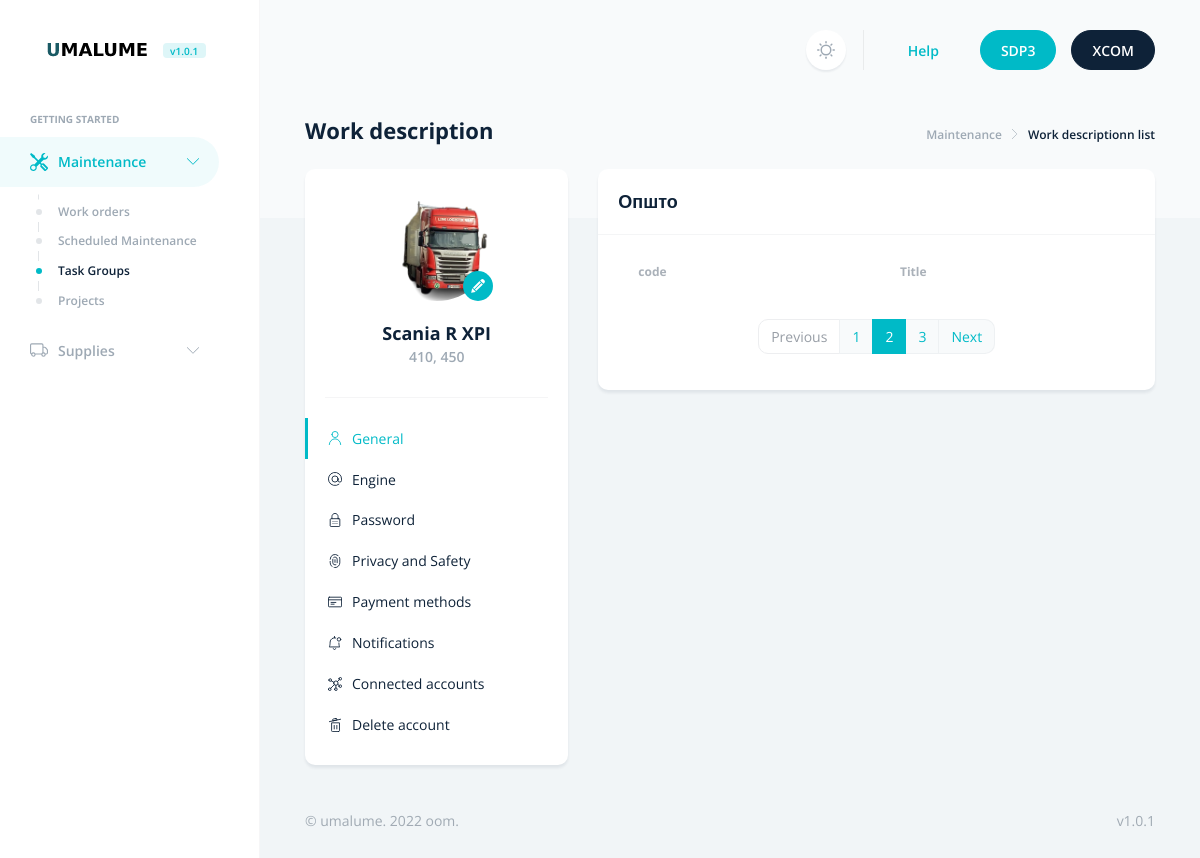
Before: /maint/works/ with the older database file.
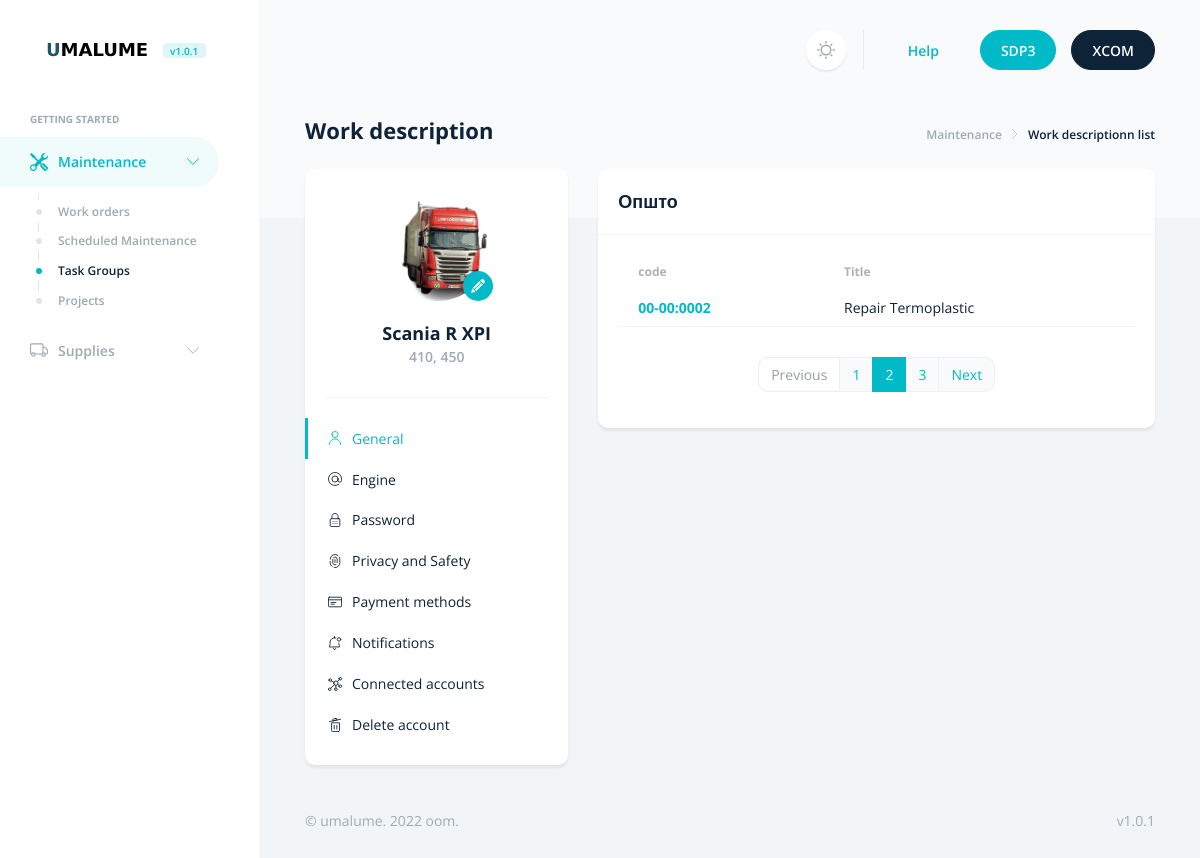
After: the same page with the newer database file.
### maint/models.py (models this page shows, shortened)
class Work(models.Model):
    class Status(models.TextChoices):
        DRAFT = 'DF', _('Draft')
        PUBLISHED = 'PB', _('Published')
    title = models.CharField(max_length=256)
    slug = models.SlugField(max_length=256, unique=True)
    author = models.ForeignKey(User, on_delete=models.CASCADE, related_name='maint_work') #  specify the name of the reverse relationship, from User to Work.
    code = models.CharField(max_length=101, default='XX-XX:XXXX', unique=True)
    content = models.TextField()
    publish = models.DateTimeField(default=timezone.now) # returns the current datetime in a timezone-aware format
    created = models.DateTimeField(auto_now_add=True) #  the date will be saved automatically when creating an object
    updated = models.DateTimeField(auto_now=True) # the date will be updated automatically when saving an object.
    status = models.CharField(max_length=2, choices=Status.choices, default=Status.DRAFT)
    objects = models.Manager() # The default manager.
    published = PublishedManager() # Our custom manager.
    class Meta:
        ordering = ['code']
        indexes = [
            models.Index(fields=['code']), # Creates an index (B-Tree) in the database. This will improve performance for queries filtering or ordering results by this field.
        ]
    def get_absolute_url(self):
        return reverse('maint:work-detail', args=[self.slug])

### maint/views.py (the view)
# urls.py: path('works/', views.work_list, name='work-list'),
def work_list(request):
    work_list = Work.published.all() # lista na site kompletirani opisi na rabota
    paginator = Paginator(work_list, 10) # broj na opisi na rabota po strana
    page_number = request.GET.get('page', 1)
    works = paginator.page(page_number)
    contex = {
        'works': works
    }
    return render(request, 'maint/work-list.html', contex)

### maint/models.py (called while the page is built)
    def get_queryset(self):
        return super().get_queryset().filter(status=Work.Status.PUBLISHED)

### templates/maint/work-list.html (shortened to what the changed rows need)
{% extends 'base.html' %}
{% load static %}
{% block body %}
<div class="d-flex align-items-baseline justify-content-between">
    <h1 class="h2">
        Work description
    </h1>
</div>
<div class="row">
    <div class="col">
        <div class="card border-0 scroll-mt-3" id="general">
            <div class="card-header">
                <h2 class="h3 mb-0">Општо</h2>
            </div>
            <div class="card-body">
                <ul class="list-group list-group-flush">
                    <table class="table table-sm">
                        <thead>
                            <tr>
                                <th scope="col">code</th>
                                <th scope="col">Title</th>
                            </tr>
                        </thead>
                        <tbody>
                            {% for work in works %}
                            <tr>
                                <th scope="row"><a href="{{ work.get_absolute_url }}">{{ work.code }}</a></th>
                                <td>{{ work.title }}</td>
                            </tr>
                            {% endfor %}
                        </tbody>
                    </table>
                </ul>
            </div>
        </div>
    </div>
</div>
{% endblock %}

Changed rows visible on the page:
now on this page (row edited): Work: code "00-00:0002", title "Repair Termoplastic"
